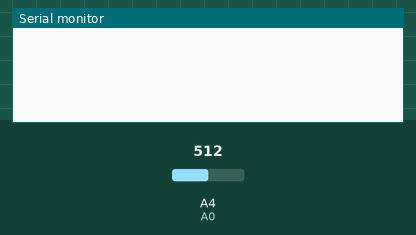
Recording of a sketch running on a simulated Arduino Uno, built with avr-gcc and run on an emulated ATmega328P. On the bench: the last lines printed to the serial monitor. The inputs (shaded band) are chosen by the test bench; at power-on: A4 (A0) = 512.

Above: at 1.2 s.
1.3 s: A4 (A0) set to 490
At 2.8 s:
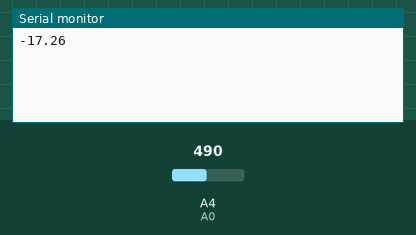
4.3 s: A4 (A0) set to 510
At 5.1 s:
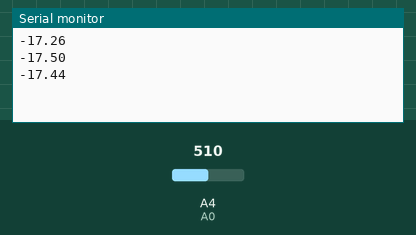
Timing chart, 0 to 7.3 s (numbered marks = the images above; inputs shaded):
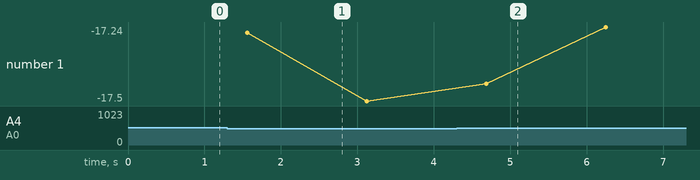

Measured:
- after the input at 1.3 s, the serial monitor: prints a new line after 0.26 s (image 1)
- after the input at 4.3 s, the serial monitor: prints a new line after 0.39 s (image 2)
- plotted number 1: -17.5 → -17.24 after the input at 4.3 s

The sketch:

ACS712_20A_Current_Sensor.ino
```cpp
#define A0 4

void setup()
{
  pinMode(A0, INPUT);
  Serial.begin(9600);
}
void loop()
{
  // Serial.println(analogRead(A0)*(3.3/4095));
  float ACSValue = 0.0, Samples = 0.0, AvgACS = 0.0, BaseVol = 1.48; //Change BaseVol as per your reading in the first step.
  for (int x = 0; x < 500; x++) { //This would take 500 Samples
    ACSValue = analogRead(A0);
    Samples = Samples + ACSValue;
    delay (3);
  }
  AvgACS = Samples/500;
  Serial.println((((AvgACS) * (3.3 / 4095.0)) - BaseVol ) / 0.062 ); //0.066V = 66mVol. This is sensitivity of your ACS module.
}
```
